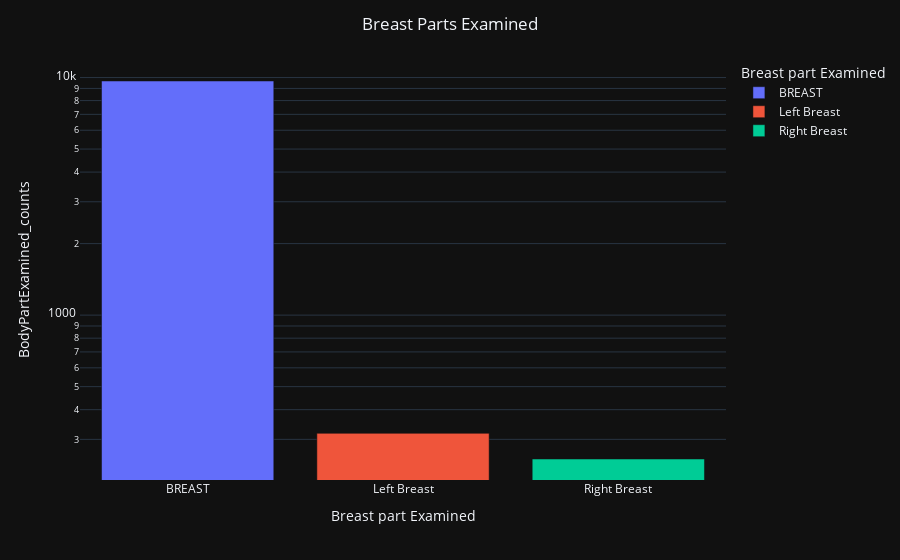

This figure's notebook cell:
### Code cell
ba = px.bar(data_frame=f, x = 'Breast part Examined', y='BodyPartExamined_counts', color='Breast part Examined')
ba.update_layout(title_text='Breast Parts Examined ', title_x=0.5,yaxis=dict(type='log'))
ba.show()

### Figure 1 — Plotly figure (JSON) as saved in the notebook; plotly's stock layout.template omitted (floating-point values rounded to 4 significant figures)
{"data": [{"alignmentgroup": "True", "hovertemplate": "Breast part Examined=%{x}<br>BodyPartExamined_counts=%{y}<extra></extra>", "legendgroup": "BREAST", "marker": {"color": "#636efa", "pattern": {"shape": ""}}, "name": "BREAST", "offsetgroup": "BREAST", "orientation": "v", "showlegend": true, "textposition": "auto", "x": ["BREAST"], "xaxis": "x", "y": [9671], "yaxis": "y", "type": "bar"}, {"alignmentgroup": "True", "hovertemplate": "Breast part Examined=%{x}<br>BodyPartExamined_counts=%{y}<extra></extra>", "legendgroup": "Left Breast", "marker": {"color": "#EF553B", "pattern": {"shape": ""}}, "name": "Left Breast", "offsetgroup": "Left Breast", "orientation": "v", "showlegend": true, "textposition": "auto", "x": ["Left Breast"], "xaxis": "x", "y": [318], "yaxis": "y", "type": "bar"}, {"alignmentgroup": "True", "hovertemplate": "Breast part Examined=%{x}<br>BodyPartExamined_counts=%{y}<extra></extra>", "legendgroup": "Right Breast", "marker": {"color": "#00cc96", "pattern": {"shape": ""}}, "name": "Right Breast", "offsetgroup": "Right Breast", "orientation": "v", "showlegend": true, "textposition": "auto", "x": ["Right Breast"], "xaxis": "x", "y": [248], "yaxis": "y", "type": "bar"}], "layout": {"xaxis": {"anchor": "y", "domain": [0.0, 1.0], "title": {"text": "Breast part Examined"}, "categoryorder": "array", "categoryarray": ["BREAST", "Left Breast", "Right Breast"]}, "yaxis": {"anchor": "x", "domain": [0.0, 1.0], "title": {"text": "BodyPartExamined_counts"}, "type": "log"}, "legend": {"title": {"text": "Breast part Examined"}, "tracegroupgap": 0}, "margin": {"t": 60}, "barmode": "relative", "title": {"text": "Breast Parts Examined ", "x": 0.5}}}
